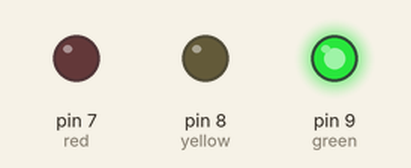
A sketch run on a simulated Arduino Uno, built with avr-gcc and run on an emulated ATmega328P. On the bench: output pins drawn as LEDs (lit = HIGH).

Above: at 0.15 s.
At 1.35 s:
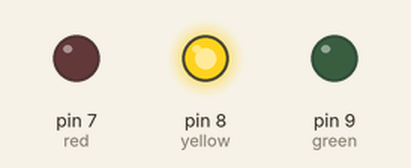
At 2.55 s:
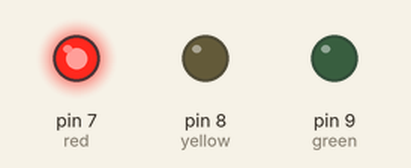
Timing chart, 0 to 3.0 s (numbered marks = the images above):
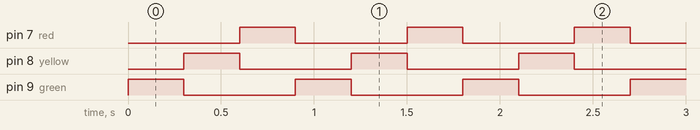

Measured:
- by itself, pin 7 (red), pin 8 (yellow), pin 9 (green): alternates HIGH for 0.30 s and LOW for 0.60 s
- by itself, everything shown: repeats every 0.90 s, in 4 steps

The sketch:

uppg5.ino
```cpp
// Defines what pins belongs to what color diode, so I don't get a headache when I go back looking over the code trying to see what pin does what.
#define green 9
#define yellow 8
#define red 7 // all occurances of green, yellow and red will be replaced by 9, 8 or 7 at compilation.


void setup() {
  pinMode(red, OUTPUT); // Puts the diodes pins in output mode, so that when we digitalWrite(pin, HIGH/LOW) the pin outputs electicity (or stops outputting electricity).
  pinMode(yellow, OUTPUT);
  pinMode(green, OUTPUT);
}
// Equivalent to main
void loop(){
    digitalWrite(green, HIGH); // Green diode get turned on for 300ms
    delay(300);
    digitalWrite(green, LOW); // Then it gets turned off and the yellow diode is turned on immediatly
    digitalWrite(yellow, HIGH); // yellow diode get turned on for 300ms
    delay(300);
    digitalWrite(yellow, LOW); // Then it gets turned off and the red diode is turned on immediatly
    digitalWrite(red, HIGH);
    delay(300); // Red diode stays on for 300ms
    digitalWrite(red, LOW); // Then it is turned off. The program loops, the programs begins again from the top of `void loop()`. ie `digitalWrite(green, HIGH);`. so the green diode gets turned on immediatly.
}
  // u know what? screw dry programming, cant get bothered, this is just easier. Spaghetti code gets the job done well enough.
```
